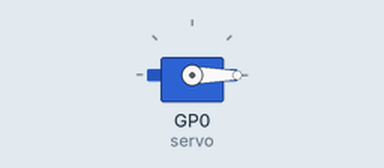
The program below on a simulated Raspberry Pi Pico running MicroPython. On the bench: servo. Servo angles are drawn from the pulse width (0.5 ms = 0°, 2.5 ms = 180°).

Above: at 0.05 s.
Timing chart, 0 to 4.6 s (numbered marks = the images above):
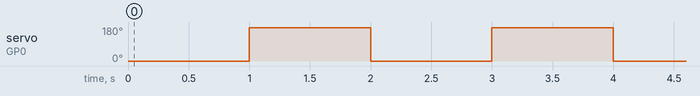

The program:

16_sg90While.py
```python
from machine import Pin ,PWM
from utime import sleep

servo = PWM(Pin(0))
servo.freq(50)

while 1: #當 1 出現時，重複進行此段落
    servo.duty_u16(1600)
    sleep(1)

    servo.duty_u16(8100)
    sleep(1)
```

Measured:
- by itself, servo on GP0 (servo): alternates 177° for 1.0 s and 0° for 1.0 s
